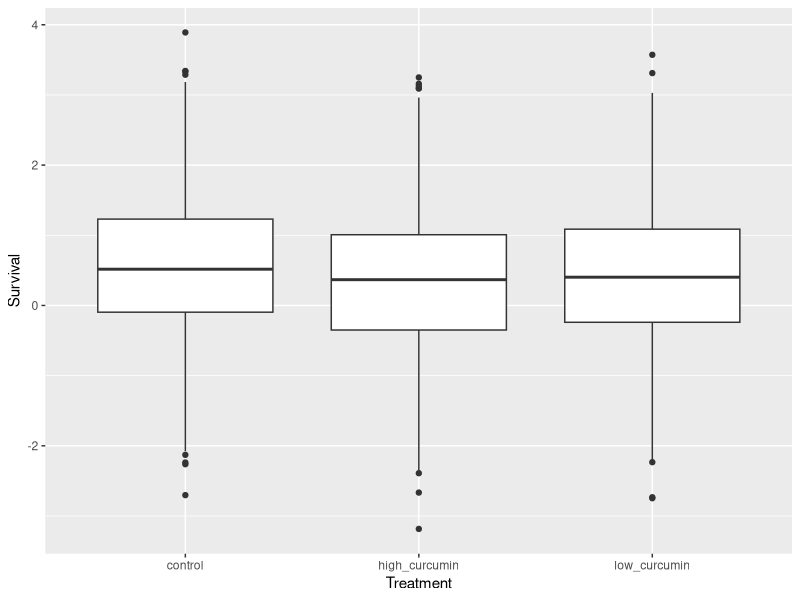
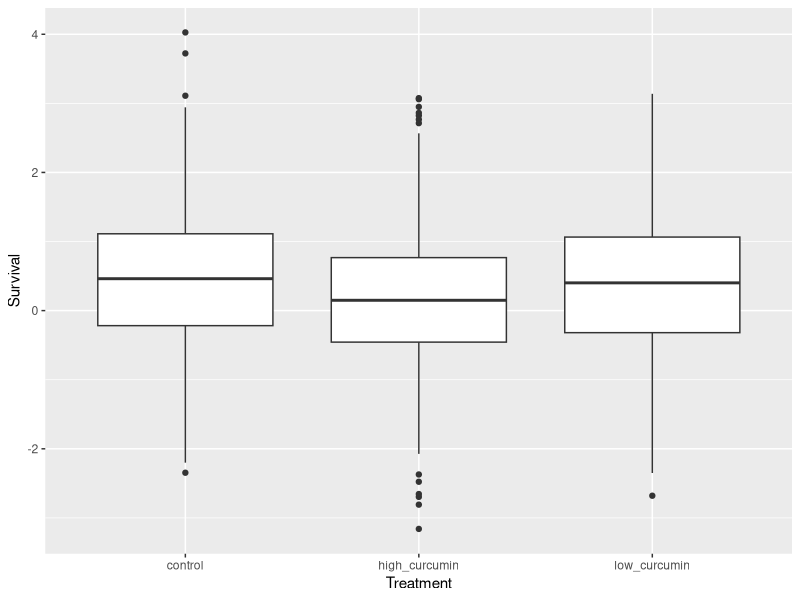
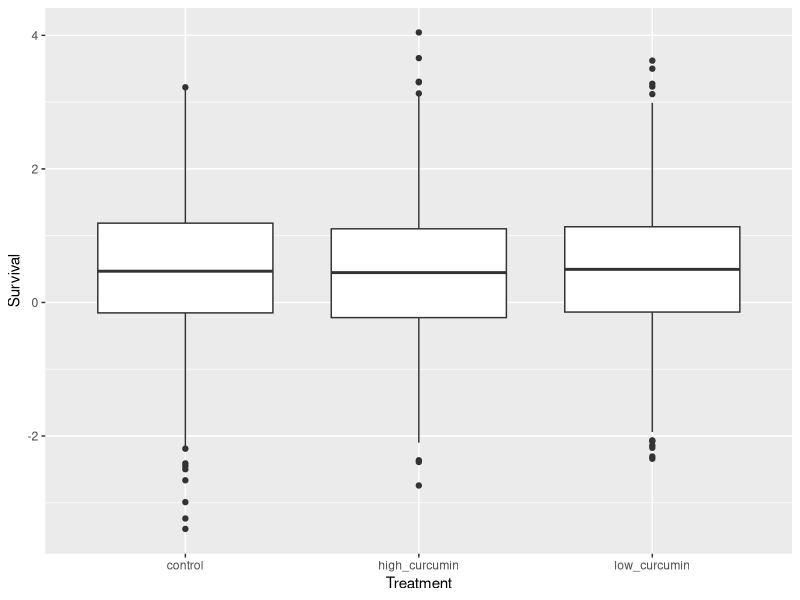
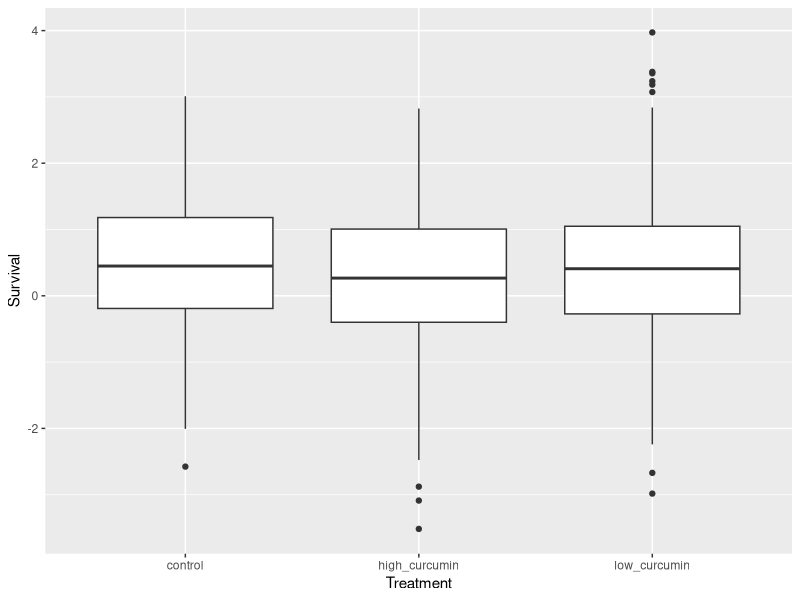

R code for these plots, in order:
# -----------------------------------
# Script for running an ANOVA on random data
# 31 Mar 2021
# EMD
# -----------------------------------
#

# import packages ------------------------------

library(ggplot2)

# create data ------------------------------

# Control survival when exposed to lc50 with survivors being 1

Survival_C = rnorm(1000, mean = 0.5, sd = 1)

# 0.25mg curcumin exposure survival rate

Survival_L = rnorm(1000, mean = 0.35, sd = 1)

# 1mg curcumin exposure survival rate

Survival_H = rnorm(1000, mean = 0.25, sd = 1)

# Organize data ------------------------------

survival_total = data.frame(ID = 1:3000, c(Survival_C, Survival_L, Survival_H), Treatment = c(rep('control', 1000), rep('low_curcumin', 1000), rep('high_curcumin', 1000)))

colnames(survival_total)[2] <- ('Survival')

# analyze the data ------------------------------

summary_surv = summary(survival_total)
print(summary_surv)

stats <- aov(Survival ~ Treatment, data = survival_total)

stats_sum <- summary(stats)

print(stats_sum)

# create a boxplot ------------------------------

ano_plot <- ggplot(stats) + aes(x = Treatment, y = Survival) + geom_boxplot()

print(ano_plot)

# Do it again ------------------------------

# create data ------------------------------

# Control survival when exposed to lc50 with survivors being 1

Survival_C = rnorm(1000, mean = 0.5, sd = 1)

# 0.25mg curcumin exposure survival rate

Survival_L = rnorm(1000, mean = 0.4, sd = 1)

# 1mg curcumin exposure survival rate

Survival_H = rnorm(1000, mean = 0.25, sd = 1)

# Organize data ------------------------------

survival_total = data.frame(ID = 1:3000, c(Survival_C, Survival_L, Survival_H), Treatment = c(rep('control', 1000), rep('low_curcumin', 1000), rep('high_curcumin', 1000)))

colnames(survival_total)[2] <- ('Survival')

# analyze the data ------------------------------

summary_surv = summary(survival_total)
print(summary_surv)

stats <- aov(Survival ~ Treatment, data = survival_total)

stats_sum <- summary(stats)

print(stats_sum)

# create a boxplot ------------------------------

ano_plot <- ggplot(stats) + aes(x = Treatment, y = Survival) + geom_boxplot()

print(ano_plot)

# Adjust the Means ------------------------------

# create data ------------------------------

# Control survival when exposed to lc50 with survivors being 1

Survival_C = rnorm(1000, mean = 0.5, sd = 1)

# 0.25mg curcumin exposure survival rate

Survival_L = rnorm(1000, mean = 0.46, sd = 1)

# 1mg curcumin exposure survival rate

Survival_H = rnorm(1000, mean = 0.43, sd = 1)

# Organize data ------------------------------

survival_total = data.frame(ID = 1:3000, c(Survival_C, Survival_L, Survival_H), Treatment = c(rep('control', 1000), rep('low_curcumin', 1000), rep('high_curcumin', 1000)))

colnames(survival_total)[2] <- ('Survival')

# analyze the data ------------------------------

summary_surv = summary(survival_total)
print(summary_surv)

stats <- aov(Survival ~ Treatment, data = survival_total)

stats_sum <- summary(stats)

print(stats_sum)

# create a boxplot ------------------------------

ano_plot <- ggplot(stats) + aes(x = Treatment, y = Survival) + geom_boxplot()

print(ano_plot)

# Adjust the Replicates ------------------------------

# create data ------------------------------

# Control survival when exposed to lc50 with survivors being 1

Survival_C = rnorm(360, mean = 0.5, sd = 1)

# 0.25mg curcumin exposure survival rate

Survival_L = rnorm(360, mean = 0.4, sd = 1)

# 1mg curcumin exposure survival rate

Survival_H = rnorm(360, mean = 0.3, sd = 1)

# Organize data ------------------------------

survival_total = data.frame(ID = 1:360, c(Survival_C, Survival_L, Survival_H), Treatment = c(rep('control', 360), rep('low_curcumin', 360), rep('high_curcumin', 360)))

colnames(survival_total)[2] <- ('Survival')

# analyze the data ------------------------------

summary_surv = summary(survival_total)
print(summary_surv)

stats <- aov(Survival ~ Treatment, data = survival_total)

stats_sum <- summary(stats)

print(stats_sum)

# create a boxplot ------------------------------

ano_plot <- ggplot(stats) + aes(x = Treatment, y = Survival) + geom_boxplot()

print(ano_plot)

